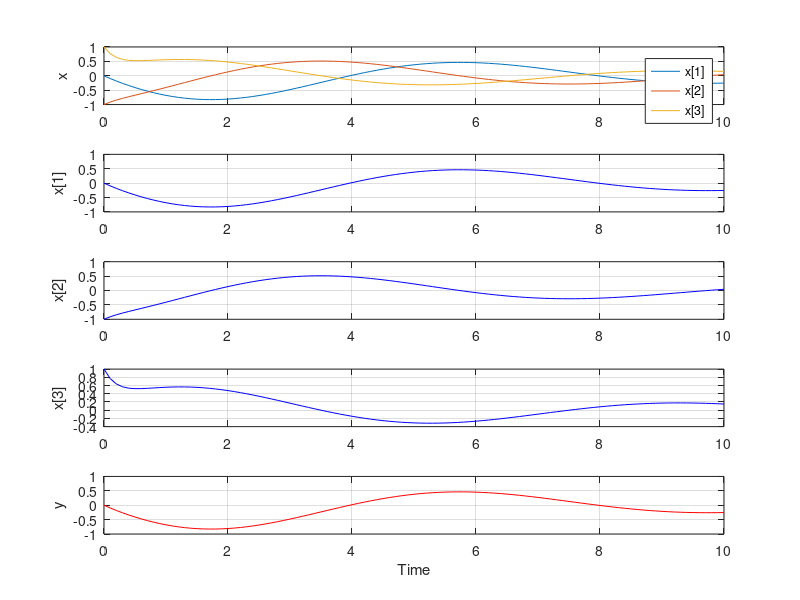

The MATLAB script that drew this image:
% Problem 3.1
num = [3 10 1];
den = [1 8 5];
G = tf(num, den);

% method 1
sys = ss(G)
% method 2
[A, B, C, D] = tf2ss(num, den)

% Vertify the results
G_1 = tf(sys)
G_2 = tf(ss(A, B, C, D))


% Problem 3.2
A = [ 1 1 0 ;
     -2 0 4 ;
      6 2 10];

B = [0 ; 
     0 ; 
     1];

C = [0 1 0];

D = [0];

% method 1
[num, den] = ss2tf(A, B, C, D)
% method 2
sys = tf(ss(A, B, C, D))

% Vertify the results
% There are many set of solutions 
% we can not determine the correctness
[A_1, B_1, C_1, D_1] = tf2ss(num, den) 

% return transfer fnc again to vertify
sys_1 = tf(ss(A_1, B_1, C_1, D_1))     




% Problem 3.4 (a)
A = [ 0  1  0 ;
      0  0  1 ;
     -3 -2 -5];

B = [0 ; 0 ; 1];

C = [1 0 0];

D = [0];

sys_ss = ss(A, B, C, D);

% initial condition
x_0 = [0 -1 1]'; 
% Time setting
t = [0 : 0.1 : 10];
% zero input
u = 0 * t; 

[y, T, x] = lsim(sys_ss, u, t, x_0);
subplot(5, 1, 1), plot(T, x), ylabel('x'), grid on;
legend('x[1]', 'x[2]', 'x[3]')
subplot(5, 1, 2), plot(T, x( :, 1), 'b'), ylabel('x[1]'), grid on;
subplot(5, 1, 3), plot(T, x( :, 2), 'b'), ylabel('x[2]'), grid on;
subplot(5, 1, 4), plot(T, x( :, 3), 'b'), ylabel('x[3]'), grid on;
subplot(5, 1, 5), plot(T, y, 'r'), xlabel('Time'), ylabel('y'), grid on;

% Problem 3.4 (b)
dt = 10;
Transition_matrix = expm(A * dt) * x_0